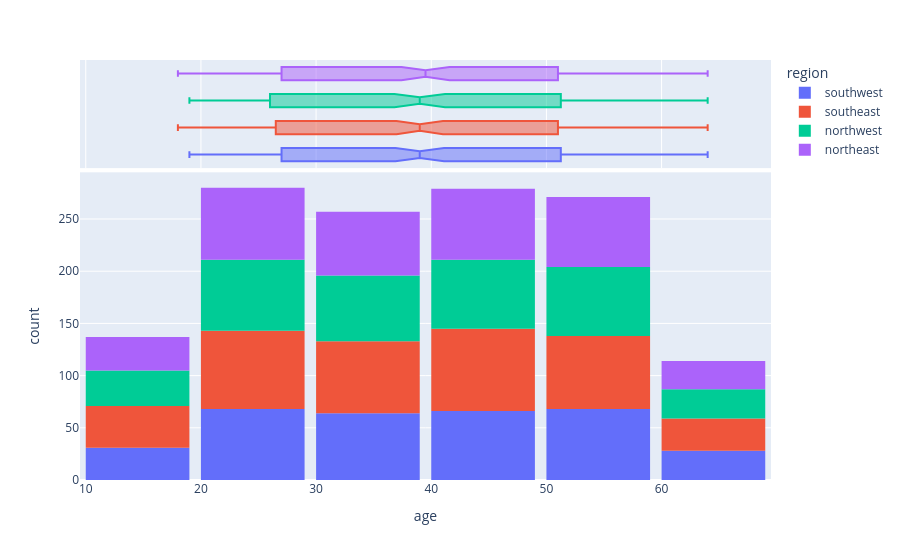

Notebook code for this chart:
### Code cell
fig =px.histogram(medical_df, x='age', color='region', marginal='box',nbins = 5)

fig.update_layout(bargap=0.1)

### Figure 1 — Plotly figure (JSON) as saved in the notebook; plotly's stock layout.template omitted (floating-point values rounded to 4 significant figures; data arrays with more than 128 entries replaced by an {"elided": "..."} marker saying what was removed)
{"data": [{"bingroup": "x", "hovertemplate": "region=southwest<br>age=%{x}<br>count=%{y}<extra></extra>", "legendgroup": "southwest", "marker": {"color": "#636efa", "pattern": {"shape": ""}}, "name": "southwest", "nbinsx": 5, "orientation": "v", "showlegend": true, "type": "histogram", "x": {"elided": "325 int values"}, "xaxis": "x", "yaxis": "y"}, {"hovertemplate": "region=southwest<br>age=%{x}<extra></extra>", "legendgroup": "southwest", "marker": {"color": "#636efa"}, "name": "southwest", "notched": true, "showlegend": false, "type": "box", "x": {"elided": "325 int values"}, "xaxis": "x2", "yaxis": "y2"}, {"bingroup": "x", "hovertemplate": "region=southeast<br>age=%{x}<br>count=%{y}<extra></extra>", "legendgroup": "southeast", "marker": {"color": "#EF553B", "pattern": {"shape": ""}}, "name": "southeast", "nbinsx": 5, "orientation": "v", "showlegend": true, "type": "histogram", "x": {"elided": "364 int values"}, "xaxis": "x", "yaxis": "y"}, {"hovertemplate": "region=southeast<br>age=%{x}<extra></extra>", "legendgroup": "southeast", "marker": {"color": "#EF553B"}, "name": "southeast", "notched": true, "showlegend": false, "type": "box", "x": {"elided": "364 int values"}, "xaxis": "x2", "yaxis": "y2"}, {"bingroup": "x", "hovertemplate": "region=northwest<br>age=%{x}<br>count=%{y}<extra></extra>", "legendgroup": "northwest", "marker": {"color": "#00cc96", "pattern": {"shape": ""}}, "name": "northwest", "nbinsx": 5, "orientation": "v", "showlegend": true, "type": "histogram", "x": {"elided": "325 int values"}, "xaxis": "x", "yaxis": "y"}, {"hovertemplate": "region=northwest<br>age=%{x}<extra></extra>", "legendgroup": "northwest", "marker": {"color": "#00cc96"}, "name": "northwest", "notched": true, "showlegend": false, "type": "box", "x": {"elided": "325 int values"}, "xaxis": "x2", "yaxis": "y2"}, {"bingroup": "x", "hovertemplate": "region=northeast<br>age=%{x}<br>count=%{y}<extra></extra>", "legendgroup": "northeast", "marker": {"color": "#ab63fa", "pattern": {"shape": ""}}, "name": "northeast", "nbinsx": 5, "orientation": "v", "showlegend": true, "type": "histogram", "x": {"elided": "324 int values"}, "xaxis": "x", "yaxis": "y"}, {"hovertemplate": "region=northeast<br>age=%{x}<extra></extra>", "legendgroup": "northeast", "marker": {"color": "#ab63fa"}, "name": "northeast", "notched": true, "showlegend": false, "type": "box", "x": {"elided": "324 int values"}, "xaxis": "x2", "yaxis": "y2"}], "layout": {"bargap": 0.1, "barmode": "relative", "legend": {"title": {"text": "region"}, "tracegroupgap": 0}, "margin": {"t": 60}, "xaxis": {"anchor": "y", "domain": [0, 1], "title": {"text": "age"}}, "xaxis2": {"anchor": "y2", "domain": [0, 1], "matches": "x", "showgrid": true, "showticklabels": false}, "yaxis": {"anchor": "x", "domain": [0, 0.7326], "title": {"text": "count"}}, "yaxis2": {"anchor": "x2", "domain": [0.7426, 1], "matches": "y2", "showgrid": false, "showline": false, "showticklabels": false, "ticks": ""}}}
